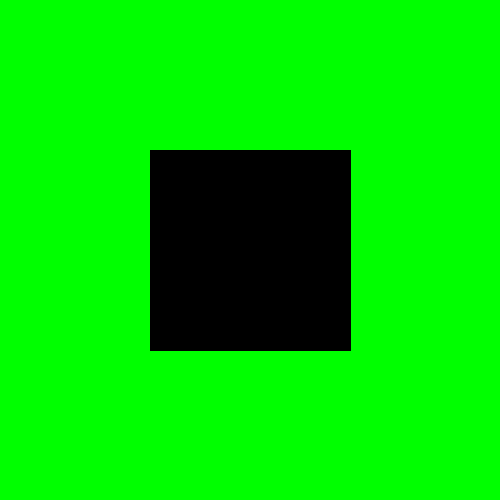
Frame 1 (no input)
Frame 60 (the mouse pressed at the canvas centre just before this capture): identical to frame 1, image omitted
Frame 120 (the mouse held since frame 60 and released just before this capture): identical to frame 1, image omitted

The Processing sketch that drew this single still picture (run headless with seeded random() and noise(); from frame 60 on, the mouse is pressed at the canvas centre):

// Processing sketch: processing_106269
// ── processing_106269.pde

int x=0;
void setup()
{
  size(500,500);
}
int value = 0;

void draw() {
  background(0,255,0);
  fill(value);
  rectMode(CENTER);
  rect(250, 250,200,200);
}
 
void keyTyped() {
  if (value == 0) {
    value = 255;
  } else {
    value = 0;
  }
}
